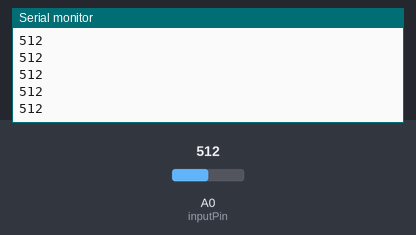
The sketch below on a simulated Arduino Uno, built with avr-gcc and run on an emulated ATmega328P. Parts: the last lines printed to the serial monitor. The test bench sets the inputs (shaded band); at power-on: A0 (inputPin) = 512.

Above: at 1.2 s.
1.3 s: A0 (inputPin) set to 716
At 1.9 s:
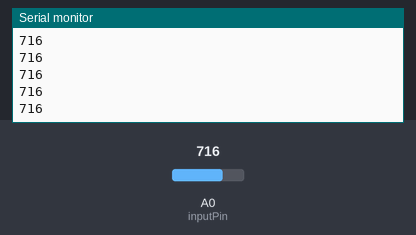
2.8 s: A0 (inputPin) set to 900
At 3.5 s:
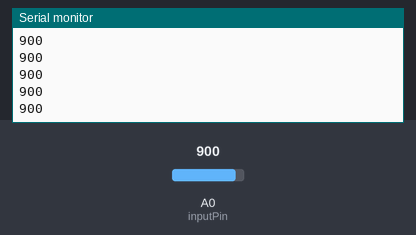
Timing chart, 0 to 5.8 s (numbered marks = the images above; inputs shaded):
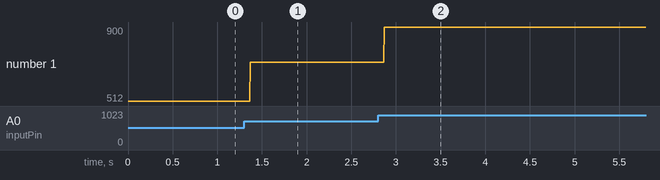

Measured:
- after the input at 1.3 s, the serial monitor: prints a new line after 0.07 s (image 1)
- after the input at 2.8 s, the serial monitor: prints a new line after 0.07 s (image 2)
- plotted number 1: 512 → 716 after the input at 1.3 s, 716 → 900 after the input at 2.8 s

The sketch:

read_input.ino
```cpp
const int inputPin = 0;


void setup(){

  Serial.begin(9600);
}


void loop()
{
  int input = analogRead(inputPin);

  Serial.println(input);
}
```
